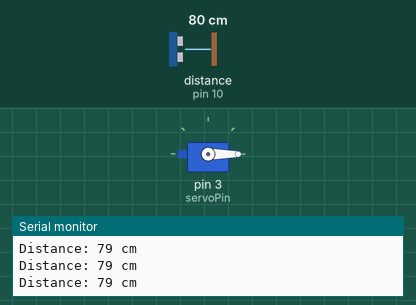
Simulated run of this sketch. Board: Arduino Uno, built with avr-gcc and run on an emulated ATmega328P. Parts: servo, the last lines printed to the serial monitor. Wiring (inferred from the names in the program): ultrasonic range finder: trigger pin 9; echo pin 10. The test bench sets the inputs (shaded band); at power-on: distance to the obstacle (sensor on pin 10) 80 cm. The echo pulse lasts 58.3 µs per cm.

Above: at 1.2 s.
1.3 s: distance to the obstacle (sensor on pin 10) set to 22 cm
2.8 s: distance to the obstacle (sensor on pin 10) set to 19 cm
At 3.9 s:
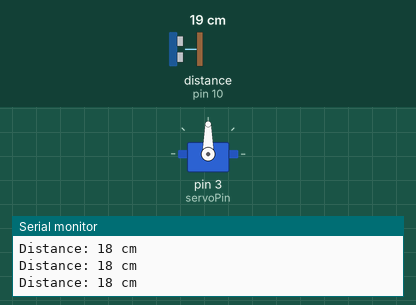
4.4 s: distance to the obstacle (sensor on pin 10) set to 35 cm
At 5.0 s:
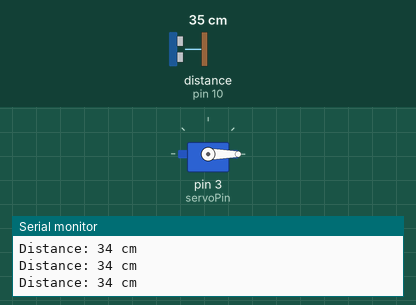
5.9 s: distance to the obstacle (sensor on pin 10) set to 4 cm
At 6.4 s:
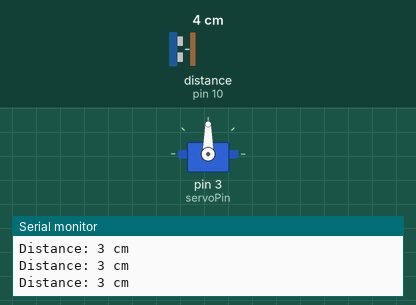
Timing chart, 0 to 8.4 s (numbered marks = the images above; inputs shaded):
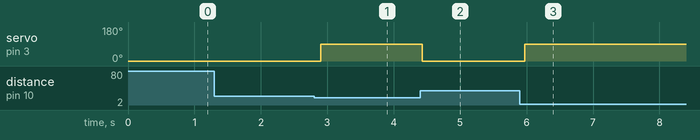

Measured:
- the behaviour switches between 21 and 20 cm on distance to the obstacle (sensor on pin 10) (found by bisection; images 0 and 1)
- after the input at 2.8 s, servo on pin 3 (servoPin): 0° → 90° after 0.10 s
- after the input at 4.4 s, servo on pin 3 (servoPin): 90° → 0° at once
- after the input at 5.9 s, servo on pin 3 (servoPin): 0° → 90° after 0.07 s

The sketch:

R44._Sensor-Based_Smart_Dustbin.ino
```cpp
/*
Components Used:
- Arduino Board
- Sensor Shield
- Ultrasonic Sensor (HC-SR04)
- Servo Motor
- Breadboard
- Jumper Wires
*/

int trigPin = 9;     // Trigger pin of HC-SR04
int echoPin = 10;    // Echo pin of HC-SR04
int servoPin = 3;    // Servo Motor pin

#include <Servo.h>

Servo dustbinServo;  // Create a Servo object for controlling the dustbin lid

void setup() {
  Serial.begin(9600);   // Start serial communication
  pinMode(trigPin, OUTPUT);
  pinMode(echoPin, INPUT);

  dustbinServo.attach(servoPin);  // Attach the servo motor to the servo pin
  dustbinServo.write(0);   // Close the lid initially
}

void loop() {
  // Send a 10µs pulse to trigger the sensor
  digitalWrite(trigPin, LOW);
  delayMicroseconds(2);
  digitalWrite(trigPin, HIGH);
  delayMicroseconds(10);
  digitalWrite(trigPin, LOW);

  // Read the echo pin
  long duration = pulseIn(echoPin, HIGH);

  // Convert time to distance (Speed of sound = 343 m/s)
  int distance = (duration * 0.0343) / 2;  // Distance in cm

  Serial.print("Distance: ");
  Serial.print(distance);
  Serial.println(" cm");

  // If the object is closer than 20 cm, open the dustbin lid
  if (distance < 20) {
    dustbinServo.write(90);   // Open the lid (90 degrees)
  } else {
    dustbinServo.write(0);    // Close the lid (0 degrees)
  }

  delay(100);  // Update every 100ms
}
```
